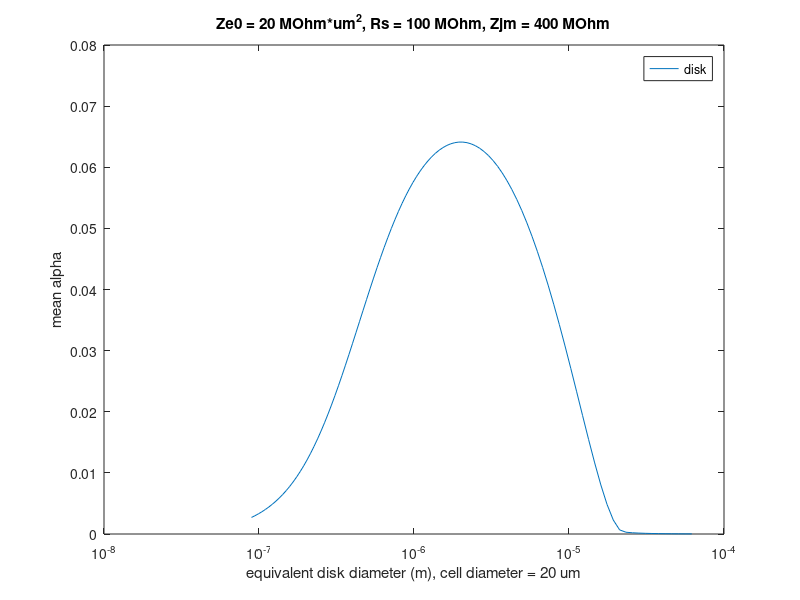

Source code (MATLAB):
clear all

% Assumption: cells are tightly arranged in a hexagonal way.
% Electode position uniformly distributed in the lattice

% Set electrode size paraters
rcell = 10e-6; % unit: m
min_ratio = 1e-4;
max_ratio = 3;

% Initialize the electrode radius vector, electrode impedance vector
num_size = 101;
relectrode = logspace(log10(min_ratio * rcell), log10(max_ratio * rcell), num_size);
electrode_area = pi * relectrode.^2;

height = 1e-6; % pillar height 2 um
electrode_surface_area = 2 * pi * relectrode * height + pi * relectrode.^2;

Deq = sqrt(electrode_surface_area / pi) * 2;

% Set circiut parameters
Rs = 0.1e9; %unit: ohm
Rjm = 400e6; %unit: ohm
Zin = 50e6; %unit: ohm

% Set Ze0, using SH5, Ze = 300 kOhm at 5 kHz, or 1.5 MOhm at 1 kHz
r0 = 5e-6; %unit: m
rin0 = 4e-6; %unit: m
hole_depth = 1.4e-6; %unit: m
Area0 = pi * r0^2 + 2 * pi * rin0 * hole_depth;
Z0 = 1.5e6; %unit: ohm, at 1 kHz
Y0 = 1 / Z0;
Ye0 = Y0 / Area0;
Ze0 = Z0 * Area0 / 1; % 1 for normal Ze0, 10 for reduced Ze0

Ze0 = 20e-6; % set from 5e-6 to 500e-6

% Define the function for parallel impedance calculations
function Z = impedance_para(Z1, Z2)
    if (Z1 == Inf)
        Z = Z2;
        else if (Z1 == Inf)
            Z = Z1;
            else
            Z = (Z1 * Z2) / (Z1 + Z2);
        end
    end
end

% Set the final output, mean alpha
mean_alpha = zeros(1,num_size);




% Start Monte-Carlo sampling the 2d space, calculate the overlap area
% Define the coordinates for the sampling grid
num_step = 101;

x = linspace(0, rcell, num_step);
y = linspace(0, rcell/sqrt(3), num_step);

for k = 1:num_size

    % Initialize variables for storing results
    num_effect_point = 0;
    sum_alpha = 0;

    % Initialize the R and r of two circles for different relectrode and rcell
    R = max(rcell,relectrode(k));
    r = min(rcell,relectrode(k));
    D1 = R - r;
    D2 = R + r;
    area_small_circle = pi * r.^2;

    % set the electrode parameters

    % simply consider the sidewall height = 4 * re
    % the surface area fo sidewall = 8 * pi * re^2

    Ze = Ze0 / electrode_surface_area(k); % nanopillar impedance

for i = 1:num_step
    for j = 1:num_step
        if j <= i
            num_effect_point = num_effect_point + 1;

        %calculate phi
            d = sqrt(x(i)^2 + y(j)^2);
            if d <= D1
                overlap_area = area_small_circle;
            end
            
            if (d > D1) & (d <= D2)
                theta1 = acos((d^2 + R^2 - r^2) / (2 * d * R));
                theta2  = acos((d^2 + r^2 - R^2) / (2 * d * r));

                overlap_area = R^2 * theta1 + r^2 * theta2 ...
                            - 0.5 * sqrt( ...
                            (-d + R + r) * ...
                            ( d + R - r) * ...
                            ( d - R + r) * ...
                            ( d + R + r) );
            end
            if d > D2
                overlap_area = 0;
            end

            phi = overlap_area / electrode_area(k);

        %calculate alpha
            Zee = (1 / phi) * Ze;
            Zep = (1 / (1 - phi)) * Ze;

            Zine = Zee + impedance_para(Zep,Zin);
            
            tran1 = impedance_para(Zine,Rs) / (impedance_para(Zine,Rs) + Rjm);
            tran2 = impedance_para(Zep,Zin) / (Zee + impedance_para(Zep,Zin));
            alpha = tran1 * tran2;

            sum_alpha = sum_alpha + alpha; % Accumulate the product of x values
        end
    end
end

mean_alpha(k) = sum_alpha / num_effect_point;

end

relectrode_tran = relectrode';
delectrode_tran = 2 * relectrode_tran;
mean_alpha_tran = mean_alpha';
Deq_tran = Deq';

% output meanalpha vs. size
% meanAlpha = table(2 * relectrode', mean_alpha', 'VariableNames', {'ElectrodeDiameter (um)', 'MeanAlpha'});
% writetable(meanAlpha, 'Disk MeanAlpha vs ElectrodeDiameter.csv');

% plot meanalpha vs. size



figure(1)
%plot(relectrode * 2, mean_alpha)
%xlabel('electrode diameter (m), cell diameter = 20 um')
plot(Deq, mean_alpha)
xlabel('equivalent disk diameter (m), cell diameter = 20 um')
ylabel('mean alpha')
set(gca, 'XScale', 'log')
%title('Ze ~ 1/A')
title('Ze0 = 20 MOhm*um^2, Rs = 100 MOhm, Zjm = 400 MOhm')
legend('disk','hole')
hold on;
